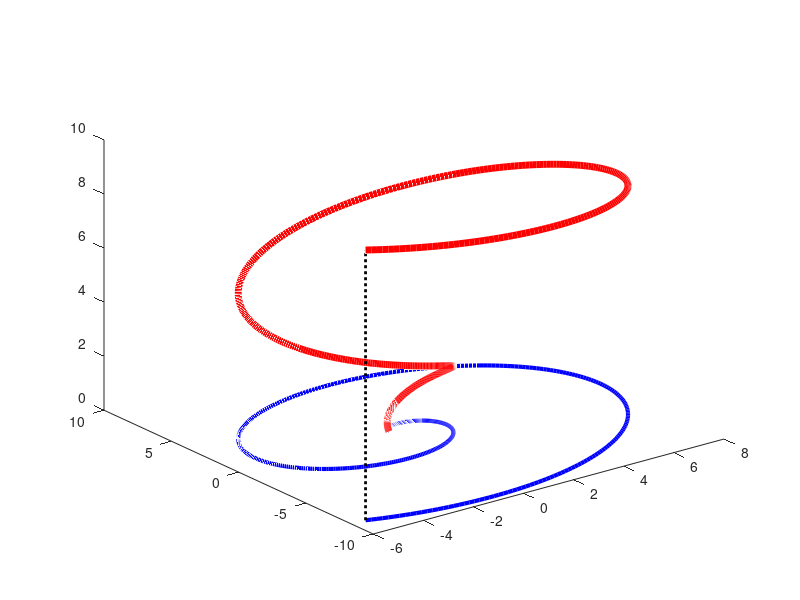

Here is the MATLAB script that generated this plot: (Note: this script raises an error after producing the figure.)
  %% mydata_rotate3D
  % demo that produces an animated png picture in 3D; it rotates when openend in a browser, such as Firefox
  % the demo assumes that operating system can find by the open-source animated png-assembler apngasm-2.91-bin-win64.exe
  % this app is ran outside Matlab by Matlab function rotate3D
  
  close all
  z = linspace(0,10,500)'; y = z.*cos(z); x = z.*sin(z); % set data
  
  Hfig = figure;
  plot3(x, y, z, 'r', 'linewidth', 5) % make 3D plot of data-curve
  hold on % add to figure
  plot3(x, y, 0*z, 'b', 'linewidth', 3) % make projection of data-curve on x,y-plane
  plot3(x([end end],1),y([end end],1),z([1 end],1), ':k', 'linewidth', 2) % connect end-points of both curves
  
  %set(Hfig, 'units','centimeters', 'position',[2,2,20,20])        
  Ax = gca; Ax.XColor = 'none'; Ax.YColor = 'none'; Ax.ZColor = 'none'; % hide axes
  view([60 20]) % set viewing angle on xy-plane, while rotating around z-axis
  rotate3D(Hfig, 'mydata_rotate3D'); % this writes 100 files in subdir "frames", and deletes them after producing output file
  % you first see a rotating Matlab-fig, where Matlab does the rotation inside Matlab
  % then frame-pictures are written; this takes a while, see progress in Matlab's command-window
  % these frame-pictures are then catenated in the animated png file that is included in a html file and rotates outside Matlab
  
  % write html-file that includes the animated png-file mydata_rotate3D.png
  oid = fopen('mydata_rotate3D.html', 'w+'); % open file for reading and writing and deletes old content   
  fprintf(oid, '<!DOCTYPE html><html><body><img src="mydata_rotate3D.png" width="800px"></body></html>\n');           
  fclose(oid);
  
  web('mydata_rotate3D.html','-browser'); % open browser

  pause(3) % edit this if you want to keep these files
  delete('mydata_rotate3D.html','mydata_rotate3D.png') % clean-up